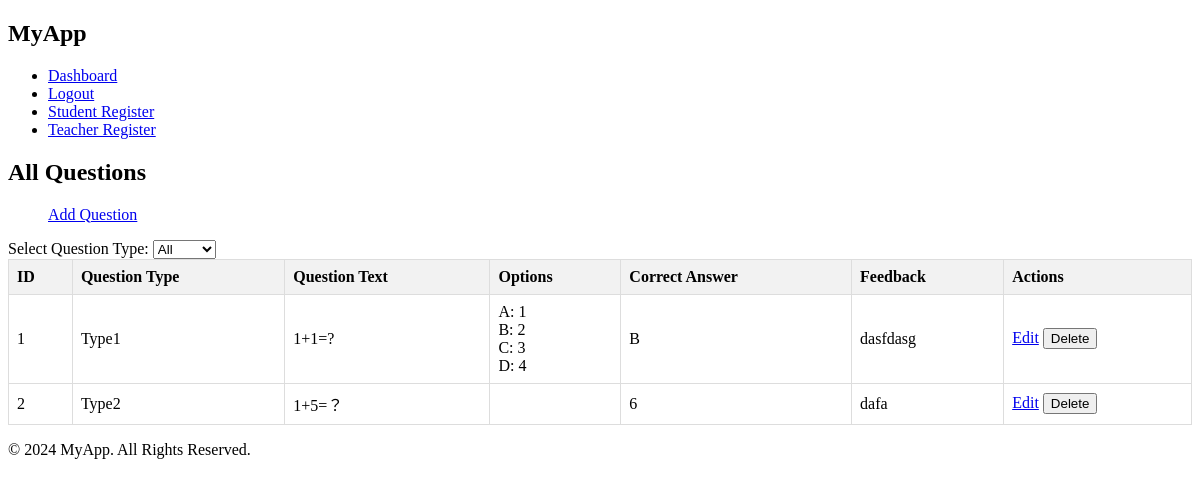
/manage_questions (signed in), run on an earlier commit of the app's database.
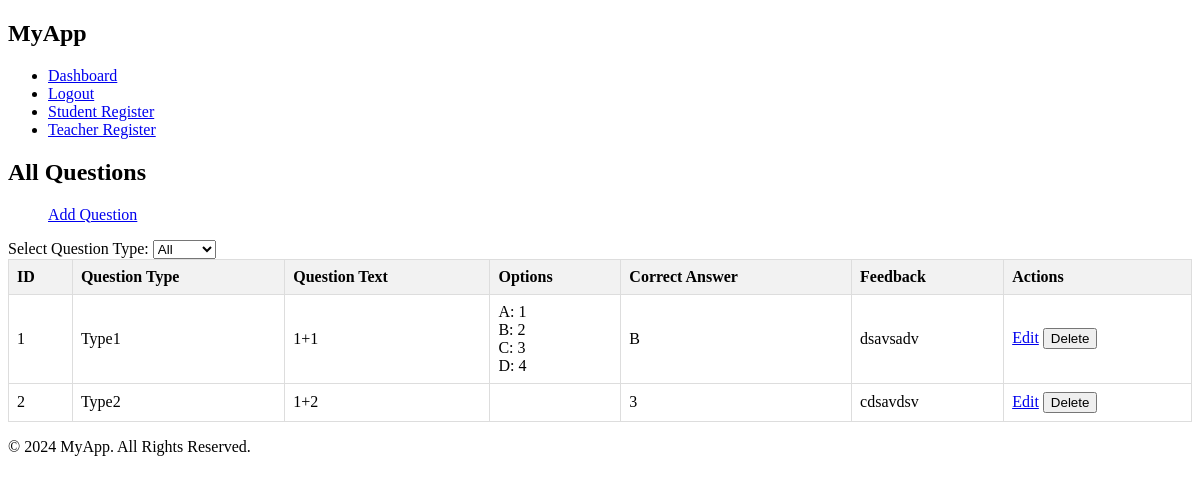
And on a later commit of the database.
### app/models/question.py (models this page shows)
class Question(db.Model):
    id = db.Column(db.Integer, primary_key=True)
    question_text = db.Column(db.Text, nullable=False)
    option_a = db.Column(db.String(200), nullable=False)
    option_b = db.Column(db.String(200), nullable=False)
    option_c = db.Column(db.String(200), nullable=False)
    option_d = db.Column(db.String(200), nullable=False)
    correct_option = db.Column(db.String(100), nullable=False)
    correct_answer = db.Column(db.Text, nullable=False)
    feedback = db.Column(db.Text, nullable=False)
    question_type = db.Column(db.String(50), nullable=False)

### app/routes/teacher_routes.py (the view)
@app.route('/manage_questions', methods=['GET'])
def manage_questions():
    if 'user_id' not in session or session['role'] != 'teacher':
        return redirect(url_for('login'))
    question_type = request.args.get('type')  # 获取查询参数，默认为'all'
    if question_type == 'type1':
        questions = Question.query.filter_by(question_type='Type1').all()
    elif question_type == 'type2':
        questions = Question.query.filter_by(question_type='Type2').all()
    else:
        questions = Question.query.all()
    return render_template('manage_questions.html', questions=questions, selected_type=question_type)

### app/templates/manage_questions.html (shortened to what this page needs)
{% extends "base.html" %}
{% block content %}
<div class="container">
    <h2>All Questions</h2>
    <ul>
        <li style="list-style-type: none"><a href="{{ url_for('add_question') }}" class="btn btn-success">Add Question</a></li>
    </ul>
    <form action="{{ url_for('manage_questions') }}" method="get" class="mb-3">
        <label for="type">Select Question Type:</label>
        <select name="type" id="type" class="form-select" onchange="this.form.submit()">
            <option value="all" {% if selected_type == 'all' %}selected{% endif %}>All</option>
        </select>
    </form>
    <table class="custom-table">
        <thead>
            <tr>
                <th>ID</th>
                <th>Question Type</th>
                <th>Question Text</th>
                <th>Options</th>
                <th>Correct Answer</th>
                <th>Feedback</th>
                <th>Actions</th>
            </tr>
        </thead>
        <tbody>
            {% for question in questions %}
            <tr>
                <td>{{ question.id }}</td>
                <td>{{ question.question_type }}</td>
                <td>{{ question.question_text }}</td>
                <td>
                    {% if question.question_type=='Type1' %}
                    A: {{ question.option_a }}<br>
                    B: {{ question.option_b }}<br>
                    C: {{ question.option_c }}<br>
                    D: {{ question.option_d }}
                    {% endif %}
                </td>
                <td>
                    {% if question.question_type=='Type1' %}
                    {{ question.correct_option }}
                    {% endif %}
                    {% if question.question_type=='Type2' %}
                    {{ question.correct_answer }}
                    {% endif %}
                </td>
                <td>{{ question.feedback }}</td>
                <td>
                    <a href="{{ url_for('edit_question', question_id=question.id) }}" class="btn btn-primary">Edit</a>
                    <form action="{{ url_for('delete_question', question_id=question.id) }}" method="post" style="display:inline;">
                        <button type="submit" class="btn btn-danger">Delete</button>
                    </form>
                </td>
            </tr>
            {% endfor %}
        </tbody>
    </table>
</div>
{% endblock %}

What changed in the data, as far as the page shows it:
changed Question "Type1": question_text "1+1=?" → "1+1"; feedback "dasfdasg" → "dsavsadv"
changed Question "Type2": question_text "1+5=？" → "1+2"; correct_answer "6" → "3"; feedback "dafa" → "cdsavdsv"
